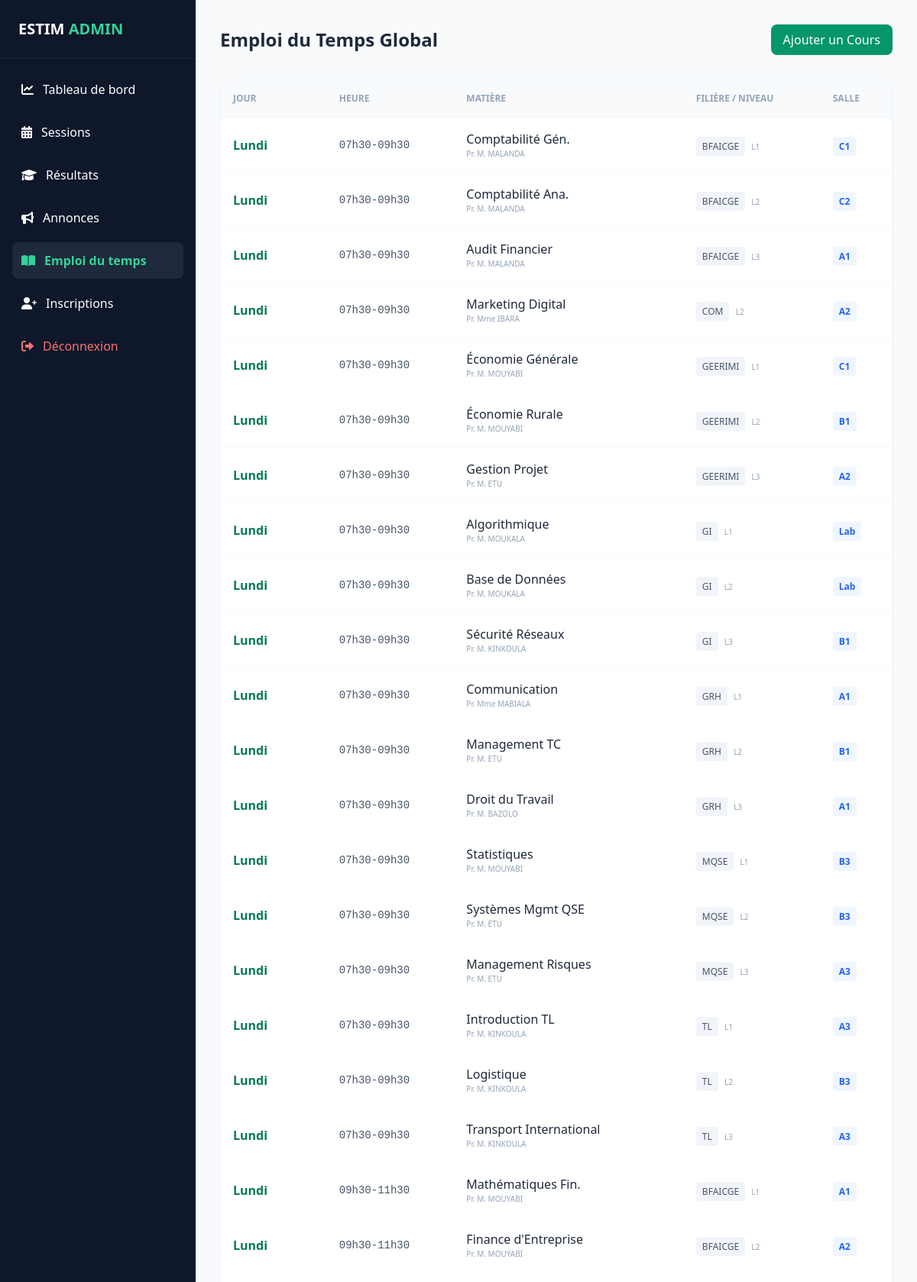
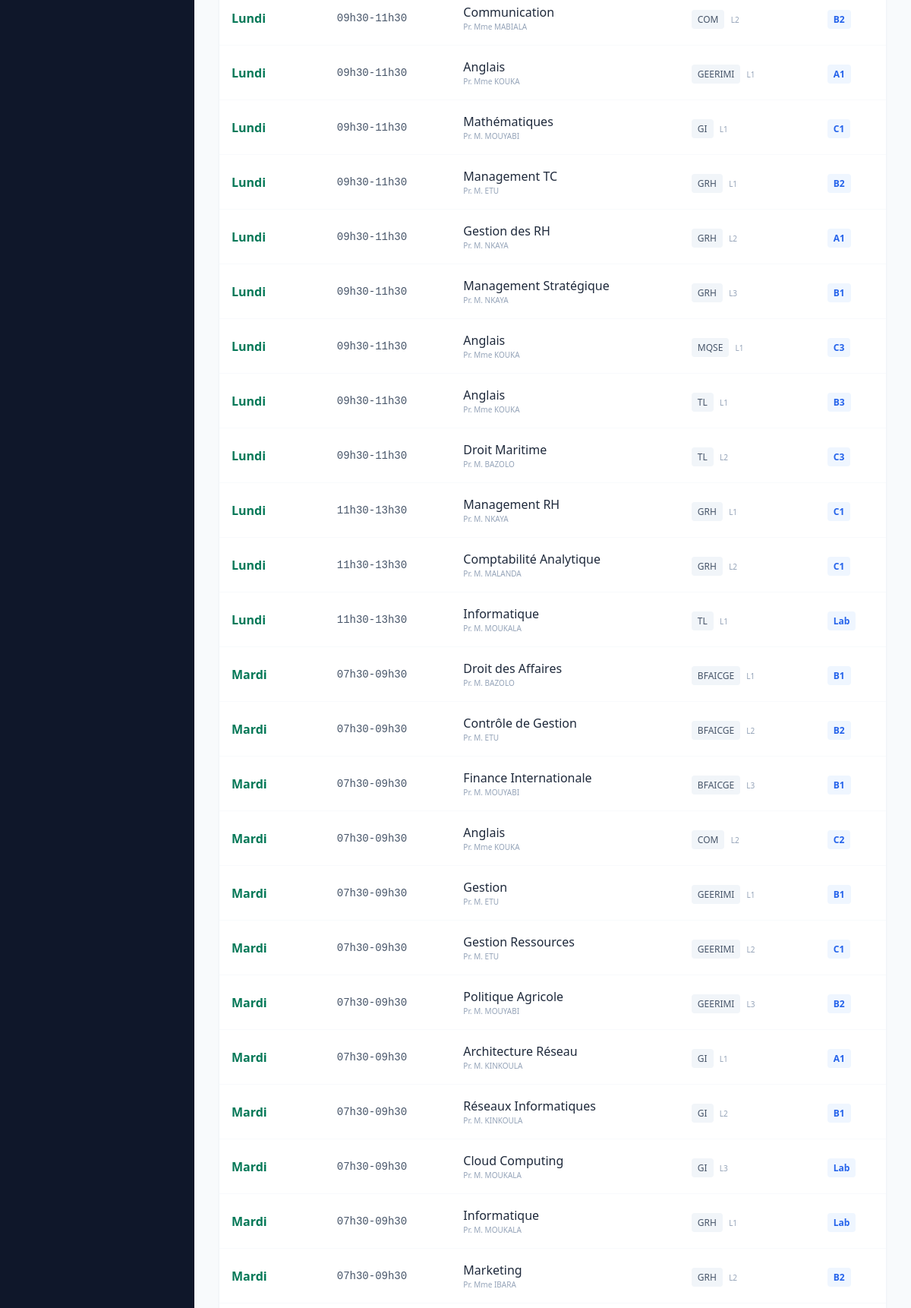
The app's page /api/dashboard/schedule/ (signed in, upper part) with its own data (2 pictures, top to bottom).
### campus/models.py (models this page shows, shortened)
class Cours(models.Model):
    DAY_CHOICES = [
        (i, name)
        for i, name in enumerate(
            [
                "",
                "Lundi",
                "Mardi",
                "Mercredi",
                "Jeudi",
                "Vendredi",
                "Samedi",
                "Dimanche",
            ]
        )
        if i > 0
    ]
    matiere = models.CharField(max_length=200)
    prof = models.CharField(max_length=200)
    salle = models.CharField(max_length=100)
    etablissement = models.ForeignKey(Etablissement, on_delete=models.CASCADE)
    niveau = models.ForeignKey(Niveau, on_delete=models.CASCADE)
    filiere = models.ForeignKey(Filiere, on_delete=models.CASCADE)
    day_of_week = models.IntegerField(choices=DAY_CHOICES)
    heure = models.CharField(max_length=50)

class Filiere(models.Model):
    nom = models.CharField(max_length=200, unique=True)

class Niveau(models.Model):
    nom = models.CharField(max_length=50, unique=True)

### campus/dashboard_views.py (the view)
# urls.py: path('dashboard/schedule/', dashboard_schedule, name='dashboard_schedule'),
@login_required
@user_passes_test(is_admin)
def dashboard_schedule(request):
    from .models import Cours
    courses = Cours.objects.all().order_by('day_of_week', 'heure')
    return render(request, 'dashboard/schedule.html', {'courses': courses})

### campus/dashboard_views.py (called while the page is built)
def is_admin(user):
    return user.is_authenticated and user.is_staff

### campus/templates/dashboard/schedule.html (shortened to what this page needs)
<!DOCTYPE html>
<html lang="fr">
<head>
    <script src="https://cdn.tailwindcss.com"></script>
    <link href="https://cdnjs.cloudflare.com/ajax/libs/font-awesome/6.0.0/css/all.min.css" rel="stylesheet">
</head>
<body class="bg-slate-50 flex min-h-screen">
    <aside class="w-64 bg-slate-900 text-white flex flex-col">
        <div class="p-6 border-b border-slate-800"><h1 class="text-xl font-bold">ESTIM <span class="text-emerald-400">ADMIN</span></h1></div>
        <nav class="flex-1 p-4 space-y-2">
            <a href="/api/dashboard/" class="flex items-center space-x-3 p-3 hover:bg-slate-800 rounded-lg transition">
                <i class="fas fa-chart-line"></i><span>Tableau de bord</span>
            </a>
            <a href="/api/dashboard/sessions/" class="flex items-center space-x-3 p-3 hover:bg-slate-800 rounded-lg transition">
                <i class="fas fa-calendar-alt"></i><span>Sessions</span>
            </a>
            <a href="/api/dashboard/results/" class="flex items-center space-x-3 p-3 hover:bg-slate-800 rounded-lg transition">
                <i class="fas fa-graduation-cap"></i><span>Résultats</span>
            </a>
            <a href="/api/dashboard/announcements/" class="flex items-center space-x-3 p-3 hover:bg-slate-800 rounded-lg transition">
                <i class="fas fa-bullhorn"></i><span>Annonces</span>
            </a>
            <a href="/api/dashboard/schedule/" class="flex items-center space-x-3 p-3 bg-slate-800 rounded-lg text-emerald-400 font-bold">
                <i class="fas fa-book-open"></i><span>Emploi du temps</span>
            </a>
            <a href="/api/dashboard/inscriptions/" class="flex items-center space-x-3 p-3 hover:bg-slate-800 rounded-lg transition">
                <i class="fas fa-user-plus"></i><span>Inscriptions</span>
            </a>
            <a href="/admin/logout/" class="flex items-center space-x-3 p-3 hover:bg-red-900/20 text-red-400 rounded-lg transition mt-8">
                <i class="fas fa-sign-out-alt"></i><span>Déconnexion</span>
            </a>
        </nav>
    </aside>
    <main class="flex-1 p-8">
        <header class="mb-8 flex justify-between items-center">
            <h2 class="text-2xl font-bold text-slate-800">Emploi du Temps Global</h2>
            <a href="/admin/campus/cours/add/" class="bg-emerald-600 text-white px-4 py-2 rounded-lg hover:bg-emerald-700 transition">Ajouter un Cours</a>
        </header>
        <div class="bg-white rounded-2xl shadow-sm border border-slate-100 overflow-hidden">
            <table class="w-full text-left border-collapse">
                <thead class="bg-slate-50 border-b border-slate-100">
                    <tr>
                        <th class="p-4 text-xs font-bold text-slate-400 uppercase">Jour</th>
                        <th class="p-4 text-xs font-bold text-slate-400 uppercase">Heure</th>
                        <th class="p-4 text-xs font-bold text-slate-400 uppercase">Matière</th>
                        <th class="p-4 text-xs font-bold text-slate-400 uppercase">Filière / Niveau</th>
                        <th class="p-4 text-xs font-bold text-slate-400 uppercase">Salle</th>
                    </tr>
                </thead>
                <tbody class="divide-y divide-slate-50">
                    {% for course in courses %}
                    <tr class="hover:bg-slate-50/50 transition">
                        <td class="p-4 font-bold text-emerald-700">{{ course.get_day_of_week_display }}</td>
                        <td class="p-4 font-mono text-sm text-slate-600">{{ course.heure }}</td>
                        <td class="p-4">
                            <div class="font-medium text-slate-800">{{ course.matiere }}</div>
                            <div class="text-[10px] text-slate-400">Pr. {{ course.prof }}</div>
                        </td>
                        <td class="p-4">
                            <span class="text-xs bg-slate-100 px-2 py-1 rounded text-slate-600">{{ course.filiere.nom }}</span>
                            <span class="text-[10px] text-slate-400 ml-1">{{ course.niveau.nom }}</span>
                        </td>
                        <td class="p-4"><span class="px-2 py-1 bg-blue-50 text-blue-600 rounded text-xs font-bold">{{ course.salle }}</span></td>
                    </tr>
                    {% endfor %}
                </tbody>
            </table>
        </div>
    </main>
</body>
</html>

### records on screen
Cours: day_of_week "Lundi", heure "07h30-09h30", matiere "Comptabilité Gén.", prof "M. MALANDA", filiere.nom "BFAICGE", niveau.nom "L1", salle "C1"
Cours: day_of_week "Lundi", heure "07h30-09h30", matiere "Comptabilité Ana.", prof "M. MALANDA", filiere.nom "BFAICGE", niveau.nom "L2", salle "C2"
Cours: day_of_week "Lundi", heure "07h30-09h30", matiere "Audit Financier", prof "M. MALANDA", filiere.nom "BFAICGE", niveau.nom "L3", salle "A1"
Cours: day_of_week "Lundi", heure "07h30-09h30", matiere "Marketing Digital", prof "Mme IBARA", filiere.nom "COM", niveau.nom "L2", salle "A2"
Cours: day_of_week "Lundi", heure "07h30-09h30", matiere "Économie Générale", prof "M. MOUYABI", filiere.nom "GEERIMI", niveau.nom "L1", salle "C1"
Cours: day_of_week "Lundi", heure "07h30-09h30", matiere "Économie Rurale", prof "M. MOUYABI", filiere.nom "GEERIMI", niveau.nom "L2", salle "B1"
Cours: day_of_week "Lundi", heure "07h30-09h30", matiere "Gestion Projet", prof "M. ETU", filiere.nom "GEERIMI", niveau.nom "L3", salle "A2"
Cours: day_of_week "Lundi", heure "07h30-09h30", matiere "Algorithmique", prof "M. MOUKALA", filiere.nom "GI", niveau.nom "L1", salle "Lab"
Cours: day_of_week "Lundi", heure "07h30-09h30", matiere "Base de Données", prof "M. MOUKALA", filiere.nom "GI", niveau.nom "L2", salle "Lab"
Cours: day_of_week "Lundi", heure "07h30-09h30", matiere "Sécurité Réseaux", prof "M. KINKOULA", filiere.nom "GI", niveau.nom "L3", salle "B1"
Cours: day_of_week "Lundi", heure "07h30-09h30", matiere "Communication", prof "Mme MABIALA", filiere.nom "GRH", niveau.nom "L1", salle "A1"
Cours: day_of_week "Lundi", heure "07h30-09h30", matiere "Management TC", prof "M. ETU", filiere.nom "GRH", niveau.nom "L2", salle "B1"
Cours: day_of_week "Lundi", heure "07h30-09h30", matiere "Droit du Travail", prof "M. BAZOLO", filiere.nom "GRH", niveau.nom "L3", salle "A1"
Cours: day_of_week "Lundi", heure "07h30-09h30", matiere "Statistiques", prof "M. MOUYABI", filiere.nom "MQSE", niveau.nom "L1", salle "B3"
Cours: day_of_week "Lundi", heure "07h30-09h30", matiere "Systèmes Mgmt QSE", prof "M. ETU", filiere.nom "MQSE", niveau.nom "L2", salle "B3"
Cours: day_of_week "Lundi", heure "07h30-09h30", matiere "Management Risques", prof "M. ETU", filiere.nom "MQSE", niveau.nom "L3", salle "A3"
Cours: day_of_week "Lundi", heure "07h30-09h30", matiere "Introduction TL", prof "M. KINKOULA", filiere.nom "TL", niveau.nom "L1", salle "A3"
Cours: day_of_week "Lundi", heure "07h30-09h30", matiere "Logistique", prof "M. KINKOULA", filiere.nom "TL", niveau.nom "L2", salle "B3"
Cours: day_of_week "Lundi", heure "07h30-09h30", matiere "Transport International", prof "M. KINKOULA", filiere.nom "TL", niveau.nom "L3", salle "A3"
Cours: day_of_week "Lundi", heure "09h30-11h30", matiere "Mathématiques Fin.", prof "M. MOUYABI", filiere.nom "BFAICGE", niveau.nom "L1", salle "A1"
Cours: day_of_week "Lundi", heure "09h30-11h30", matiere "Finance d'Entreprise", prof "M. MOUYABI", filiere.nom "BFAICGE", niveau.nom "L2", salle "A2"
Cours: day_of_week "Lundi", heure "09h30-11h30", matiere "Communication", prof "Mme MABIALA", filiere.nom "COM", niveau.nom "L2", salle "B2"
Cours: day_of_week "Lundi", heure "09h30-11h30", matiere "Anglais", prof "Mme KOUKA", filiere.nom "GEERIMI", niveau.nom "L1", salle "A1"
Cours: day_of_week "Lundi", heure "09h30-11h30", matiere "Mathématiques", prof "M. MOUYABI", filiere.nom "GI", niveau.nom "L1", salle "C1"
Cours: day_of_week "Lundi", heure "09h30-11h30", matiere "Management TC", prof "M. ETU", filiere.nom "GRH", niveau.nom "L1", salle "B2"
Cours: day_of_week "Lundi", heure "09h30-11h30", matiere "Gestion des RH", prof "M. NKAYA", filiere.nom "GRH", niveau.nom "L2", salle "A1"
Cours: day_of_week "Lundi", heure "09h30-11h30", matiere "Management Stratégique", prof "M. NKAYA", filiere.nom "GRH", niveau.nom "L3", salle "B1"
Cours: day_of_week "Lundi", heure "09h30-11h30", matiere "Anglais", prof "Mme KOUKA", filiere.nom "MQSE", niveau.nom "L1", salle "C3"
Cours: day_of_week "Lundi", heure "09h30-11h30", matiere "Anglais", prof "Mme KOUKA", filiere.nom "TL", niveau.nom "L1", salle "B3"
Cours: day_of_week "Lundi", heure "09h30-11h30", matiere "Droit Maritime", prof "M. BAZOLO", filiere.nom "TL", niveau.nom "L2", salle "C3"
Cours: day_of_week "Lundi", heure "11h30-13h30", matiere "Management RH", prof "M. NKAYA", filiere.nom "GRH", niveau.nom "L1", salle "C1"
Cours: day_of_week "Lundi", heure "11h30-13h30", matiere "Comptabilité Analytique", prof "M. MALANDA", filiere.nom "GRH", niveau.nom "L2", salle "C1"
Cours: day_of_week "Lundi", heure "11h30-13h30", matiere "Informatique", prof "M. MOUKALA", filiere.nom "TL", niveau.nom "L1", salle "Lab"
Cours: day_of_week "Mardi", heure "07h30-09h30", matiere "Droit des Affaires", prof "M. BAZOLO", filiere.nom "BFAICGE", niveau.nom "L1", salle "B1"
Cours: day_of_week "Mardi", heure "07h30-09h30", matiere "Contrôle de Gestion", prof "M. ETU", filiere.nom "BFAICGE", niveau.nom "L2", salle "B2"
Cours: day_of_week "Mardi", heure "07h30-09h30", matiere "Finance Internationale", prof "M. MOUYABI", filiere.nom "BFAICGE", niveau.nom "L3", salle "B1"
Cours: day_of_week "Mardi", heure "07h30-09h30", matiere "Anglais", prof "Mme KOUKA", filiere.nom "COM", niveau.nom "L2", salle "C2"
Cours: day_of_week "Mardi", heure "07h30-09h30", matiere "Gestion", prof "M. ETU", filiere.nom "GEERIMI", niveau.nom "L1", salle "B1"
Cours: day_of_week "Mardi", heure "07h30-09h30", matiere "Gestion Ressources", prof "M. ETU", filiere.nom "GEERIMI", niveau.nom "L2", salle "C1"
Cours: day_of_week "Mardi", heure "07h30-09h30", matiere "Politique Agricole", prof "M. MOUYABI", filiere.nom "GEERIMI", niveau.nom "L3", salle "B2"
Cours: day_of_week "Mardi", heure "07h30-09h30", matiere "Architecture Réseau", prof "M. KINKOULA", filiere.nom "GI", niveau.nom "L1", salle "A1"
Cours: day_of_week "Mardi", heure "07h30-09h30", matiere "Réseaux Informatiques", prof "M. KINKOULA", filiere.nom "GI", niveau.nom "L2", salle "B1"
Cours: day_of_week "Mardi", heure "07h30-09h30", matiere "Cloud Computing", prof "M. MOUKALA", filiere.nom "GI", niveau.nom "L3", salle "Lab"
Cours: day_of_week "Mardi", heure "07h30-09h30", matiere "Informatique", prof "M. MOUKALA", filiere.nom "GRH", niveau.nom "L1", salle "Lab"
Cours: day_of_week "Mardi", heure "07h30-09h30", matiere "Marketing", prof "Mme IBARA", filiere.nom "GRH", niveau.nom "L2", salle "B2"
